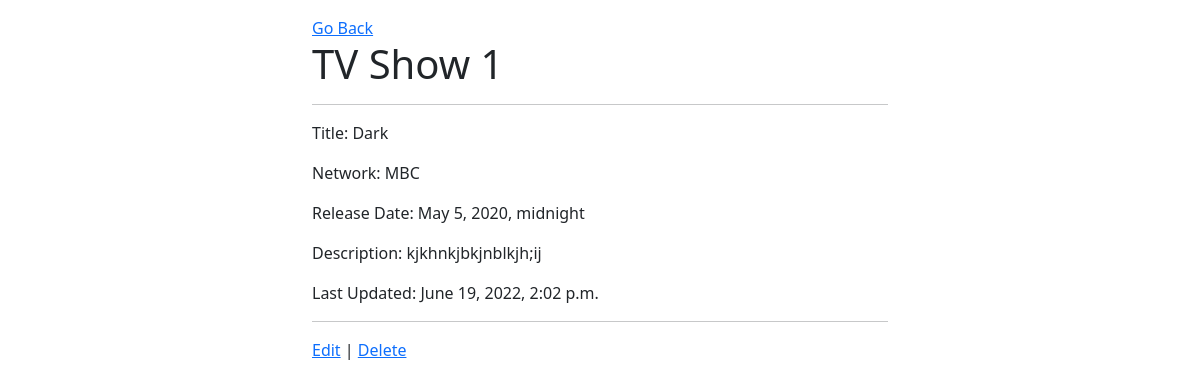
Page /shows/1 on the committed database.
### TVshows_app_validation/models.py (models this page shows)
class Shows(models.Model):
    title = models.CharField(max_length=255)
    network = models.CharField(max_length=255)
    release_date = models.DateTimeField()
    desc = models.TextField(default="There is no description.")
    created_at = models.DateTimeField(auto_now_add=True)
    updated_at = models.DateTimeField(auto_now=True)
    objects = showsManager()

### TVshows_app_validation/views.py (the view)
# urls.py: path('shows/<_id>', views.show),
def show(request, _id):
    shows=Shows.objects.get(id=_id)
    context={
        'show':shows,
    }
    return render(request,'show_info.html',context)

### TVshows_app_validation/templates/show_info.html (shortened to what this page needs)
<!DOCTYPE html>
<html lang="en">
<head>
    <link rel="stylesheet" href="https://cdn.jsdelivr.net/npm/bootstrap@5.2.0-beta1/dist/css/bootstrap.min.css"
 />
</head>
<body class="container col-6 my-3">
    <a href="/shows">Go Back</a>
    <h1>TV Show {{show.id}}</h1>
    <hr>
    <p>Title: {{show.title}}</p>
    <p>Network: {{show.network}}</p>
    <p>Release Date: {{show.release_date}}</p>
    <p>Description: {{show.desc}}</p>
    <p>Last Updated: {{show.updated_at}}</p>
    <hr>
    <a href="{{show.id}}/edit">Edit</a> | <a href="/shows/{{show.id}}/destroy">Delete</a>
</body>
</html>

### rows in the picture
Shows: id "1", title "Dark", network "MBC", release_date "May 5, 2020, midnight", desc "kjkhnkjbkjnblkjh;ij", updated_at "June 19, 2022, 2:02 p.m."
